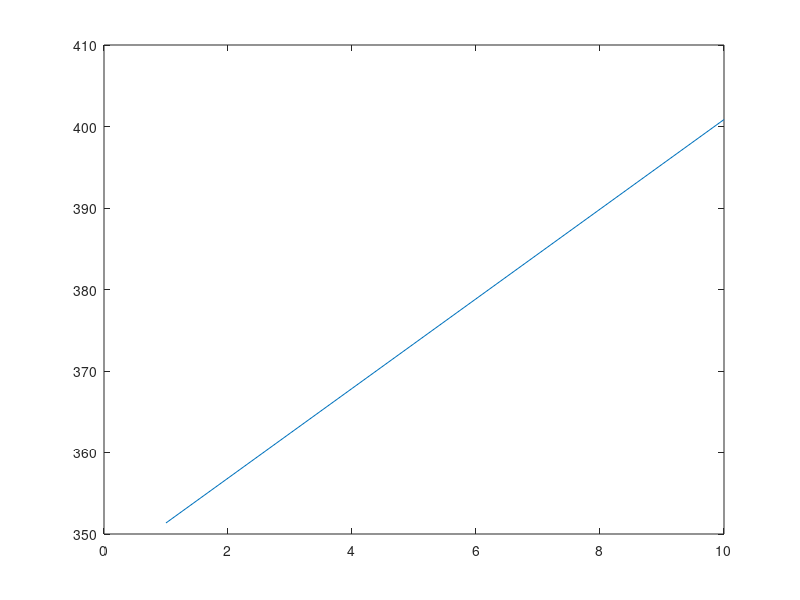

Source code (MATLAB):
A=randi([1 6],243,1);
A(A<4)=floor(6*rand)+1;




G=randi([1 6],243,200);

for i=1:10,
    
    for n=1:200,
        
    
        Score=sum(G(100:200,n));
        AllScore(:,n)=Score;
    
    end

Fitness=mean(AllScore);
AllFitness(:,i)=Fitness;

% Mutating G
G=[G;AllScore]; %Adds the scores to the bottom of G to sort
[Y,I]=sort(G(end,:)); 
G=G(:,I); % Sorts the genes by the score ascending
G=G(1:end-1,:); % Now removes the last row (Scores) again
Low50Top=G(1:121,1:50)+1; % Lowest 50 scoring, top half of each gene
Low50Bottom=G(122:end,1:50); % Lowest 50 scoring, bottom half of gene
New50=[Low50Top;Low50Bottom]; % Rearranged lowest 50 scoring
G(:,1:50)=New50; % Putting rearranged 50 back into G

plot(AllFitness)

end